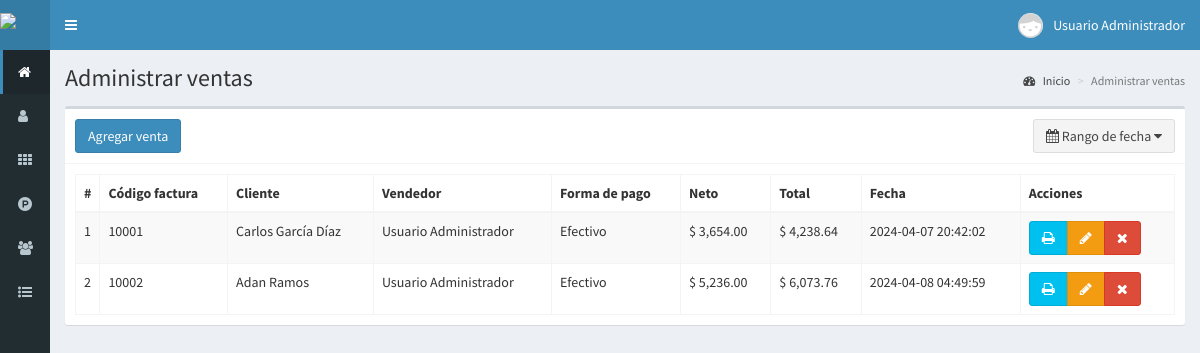
The app's page /ventas (signed in) with its own data.
### tables this page shows
CREATE TABLE `ventas` (
  `id` int(11) NOT NULL,
  `codigo` int(11) NOT NULL,
  `id_cliente` int(11) NOT NULL,
  `id_vendedor` int(11) NOT NULL,
  `productos` text NOT NULL,
  `impuesto` float NOT NULL,
  `neto` float NOT NULL,
  `total` float NOT NULL,
  `metodo_pago` text NOT NULL,
  `fecha` timestamp NOT NULL DEFAULT current_timestamp() ON UPDATE current_timestamp()
);

CREATE TABLE `clientes` (
  `id` int(11) NOT NULL,
  `nombre` text NOT NULL,
  `documento` int(11) NOT NULL,
  `email` text NOT NULL,
  `telefono` text NOT NULL,
  `direccion` text NOT NULL,
  `fecha_nacimiento` date NOT NULL,
  `compras` int(11) NOT NULL,
  `ultima_compra` datetime NOT NULL,
  `fecha` timestamp NOT NULL DEFAULT current_timestamp() ON UPDATE current_timestamp()
);

CREATE TABLE `usuarios` (
  `id` int(11) NOT NULL,
  `nombre` text NOT NULL,
  `usuario` text NOT NULL,
  `password` text NOT NULL,
  `perfil` text NOT NULL,
  `foto` text NOT NULL,
  `estado` int(11) NOT NULL,
  `ultimo_login` datetime NOT NULL,
  `fecha` timestamp NOT NULL DEFAULT current_timestamp() ON UPDATE current_timestamp()
);

### controladores/plantilla.controlador.php (called while the page is built)
<?php
class ControladorPlantilla{
	static public function ctrPlantilla(){
		include "vistas/plantilla.php";
	}
}

### index.php (called while the page is built, shortened)
<?php
require_once "controladores/plantilla.controlador.php";
require_once "controladores/usuarios.controlador.php";
require_once "controladores/clientes.controlador.php";
require_once "controladores/ventas.controlador.php";
require_once "modelos/usuarios.modelo.php";
require_once "modelos/clientes.modelo.php";
require_once "modelos/ventas.modelo.php";
$plantilla = new ControladorPlantilla();
$plantilla -> ctrPlantilla();

### controladores/ventas.controlador.php (called while the page is built, shortened)
<?php
class ControladorVentas{
	static public function ctrRangoFechasVentas($fechaInicial, $fechaFinal){
		$tabla = "ventas";
		$respuesta = ModeloVentas::mdlRangoFechasVentas($tabla, $fechaInicial, $fechaFinal);
		return $respuesta;
	}
}

### modelos/conexion.php (called while the page is built)
<?php
class Conexion{
	static public function conectar(){
		$link = new PDO("mysql:host=localhost;dbname=pos",
			            "root",
			            "");
		$link->exec("set names utf8");
		return $link;
	}
}

### modelos/ventas.modelo.php (called while the page is built, shortened)
<?php
require_once "conexion.php";
class ModeloVentas{
	static public function mdlRangoFechasVentas($tabla, $fechaInicial, $fechaFinal){
		if($fechaInicial == null){
			$stmt = Conexion::conectar()->prepare("SELECT * FROM $tabla ORDER BY id ASC");
			$stmt -> execute();
			return $stmt -> fetchAll();
		}else if($fechaInicial == $fechaFinal){
			$stmt = Conexion::conectar()->prepare("SELECT * FROM $tabla WHERE fecha like '%$fechaFinal%'");
			$stmt -> bindParam(":fecha", $fechaFinal, PDO::PARAM_STR);
			$stmt -> execute();
			return $stmt -> fetchAll();
		}
	}
}

### controladores/clientes.controlador.php (called while the page is built, shortened)
<?php
class ControladorClientes{
	static public function ctrMostrarClientes($item, $valor){
		$tabla = "clientes";
		$respuesta = ModeloClientes::mdlMostrarClientes($tabla, $item, $valor);
		return $respuesta;
	}
}

### modelos/clientes.modelo.php (called while the page is built, shortened)
<?php
require_once "conexion.php";
class ModeloClientes{
	static public function mdlMostrarClientes($tabla, $item, $valor){
		if($item != null){
			$stmt = Conexion::conectar()->prepare("SELECT * FROM $tabla WHERE $item = :$item");
			$stmt -> bindParam(":".$item, $valor, PDO::PARAM_STR);
			$stmt -> execute();
			return $stmt -> fetch();
		}else{
			$stmt = Conexion::conectar()->prepare("SELECT * FROM $tabla");
			$stmt -> execute();
			return $stmt -> fetchAll();
		}
	}
}

### controladores/usuarios.controlador.php (called while the page is built, shortened)
<?php
class ControladorUsuarios{
	static public function ctrMostrarUsuarios($item, $valor){
		$tabla = "usuarios";
		$respuesta = ModeloUsuarios::MdlMostrarUsuarios($tabla, $item, $valor);
		return $respuesta;
	}
}

### modelos/usuarios.modelo.php (called while the page is built, shortened)
<?php
require_once "conexion.php";
class ModeloUsuarios{
	static public function mdlMostrarUsuarios($tabla, $item, $valor){
		if($item != null){
			$stmt = Conexion::conectar()->prepare("SELECT * FROM $tabla WHERE $item = :$item");
			$stmt -> bindParam(":".$item, $valor, PDO::PARAM_STR);
			$stmt -> execute();
			return $stmt -> fetch();
		}else{
			$stmt = Conexion::conectar()->prepare("SELECT * FROM $tabla");
			$stmt -> execute();
			return $stmt -> fetchAll();
		}
	}
}

### vistas/modulos/ventas.php (the view, shortened to what this page needs)
<div class="content-wrapper">
  <section class="content-header">
    <h1>
      Administrar ventas
    </h1>
    <ol class="breadcrumb">
      <li><a href="inicio"><i class="fa fa-dashboard"></i> Inicio</a></li>
      <li class="active">Administrar ventas</li>
    </ol>
  </section>
  <section class="content">
    <div class="box">
      <div class="box-header with-border">
        <a href="crear-venta">
          <button class="btn btn-primary">
            Agregar venta
          </button>
        </a>
         <button type="button" class="btn btn-default pull-right" id="daterange-btn">
            <span>
              <i class="fa fa-calendar"></i> Rango de fecha
            </span>
            <i class="fa fa-caret-down"></i>
         </button>
      </div>
      <div class="box-body">
       <table class="table table-bordered table-striped dt-responsive tablas" width="100%">
        <thead>
         <tr>
           <th style="width:10px">#</th>
           <th>Código factura</th>
           <th>Cliente</th>
           <th>Vendedor</th>
           <th>Forma de pago</th>
           <th>Neto</th>
           <th>Total</th>
           <th>Fecha</th>
           <th>Acciones</th>
         </tr>
        </thead>
        <tbody>
        <?php
          if(isset($_GET["fechaInicial"])){
            $fechaInicial = $_GET["fechaInicial"];
            $fechaFinal = $_GET["fechaFinal"];
          }else{
            $fechaInicial = null;
            $fechaFinal = null;
          }
          $respuesta = ControladorVentas::ctrRangoFechasVentas($fechaInicial, $fechaFinal);
          foreach ($respuesta as $key => $value) {
           echo '<tr>
                  <td>'.($key+1).'</td>
                  <td>'.$value["codigo"].'</td>';
                  $itemCliente = "id";
                  $valorCliente = $value["id_cliente"];
                  $respuestaCliente = ControladorClientes::ctrMostrarClientes($itemCliente, $valorCliente);
                  echo '<td>'.$respuestaCliente["nombre"].'</td>';
                  $itemUsuario = "id";
                  $valorUsuario = $value["id_vendedor"];
                  $respuestaUsuario = ControladorUsuarios::ctrMostrarUsuarios($itemUsuario, $valorUsuario);
                  echo '<td>'.$respuestaUsuario["nombre"].'</td>
                  <td>'.$value["metodo_pago"].'</td>
                  <td>$ '.number_format($value["neto"],2).'</td>
                  <td>$ '.number_format($value["total"],2).'</td>
                  <td>'.$value["fecha"].'</td>
                  <td>
                    <div class="btn-group">
                      <button class="btn btn-info btnImprimirFactura" codigoVenta="'.$value["codigo"].'">
                        <i class="fa fa-print"></i>
                      </button>';
                      if($_SESSION["perfil"] == "Administrador"){
                      echo '<button class="btn btn-warning btnEditarVenta" idVenta="'.$value["id"].'"><i class="fa fa-pencil"></i></button>
                      <button class="btn btn-danger btnEliminarVenta" idVenta="'.$value["id"].'"><i class="fa fa-times"></i></button>';
                    }
                    echo '</div>
                  </td>
                </tr>';
            }
        ?>
        </tbody>
       </table>
      </div>
    </div>
  </section>
</div>

### records on screen
ventas: codigo "10001", id_cliente.nombre "Carlos García Díaz", usuarios.nombre "Usuario Administrador", metodo_pago "Efectivo", neto "3,654.00", total "4,238.64", fecha "2024-04-07 20:42:02"
ventas: codigo "10002", id_cliente.nombre "Adan Ramos", usuarios.nombre "Usuario Administrador", metodo_pago "Efectivo", neto "5,236.00", total "6,073.76", fecha "2024-04-08 04:49:59"

### other values on screen
$_SESSION["nombre"] "Usuario Administrador"
